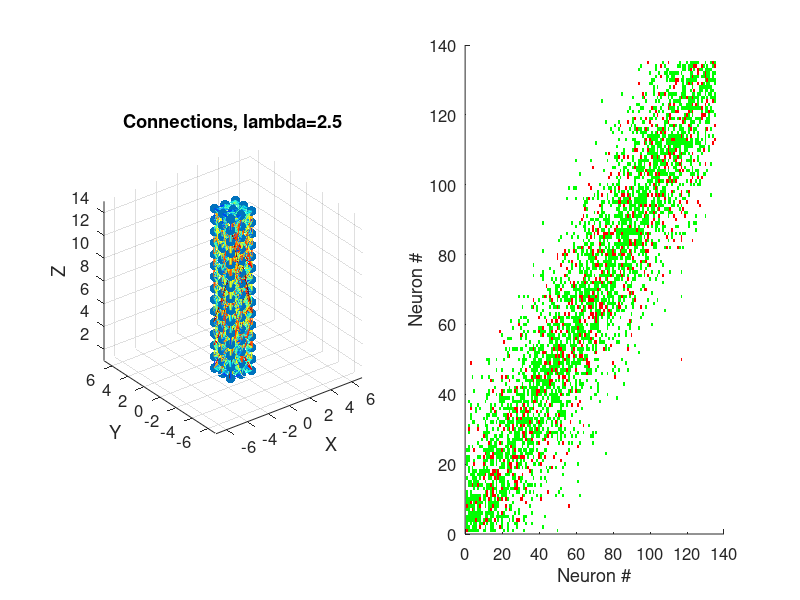

Here is the MATLAB script that generated this plot:
%Plot neural microcolumn
clear;

xv = -1:1;
yv = -1:1;
zv = 1:15;
[x,y,z] = meshgrid(xv,yv,zv);

x = x(:); y = y(:); z = z(:);

figure; subplot(1,2,1); scatter3(x,y,z,50, 'black','filled')
hold on;

lambda = 2.5;
dmax = 5;
map = colormap('jet');
connections = zeros(length(x), length(x));
for jj=1:length(x)
    for kk=1:length(x)
        d = sqrt((x(jj)-x(kk)).^2+(y(jj)-y(kk))^2+(z(jj)-z(kk))^2);
        if rand() < exp(-(d/lambda)^2)
            if rand() > 0.20
                connections(jj,kk) = 1;
            else
                connections(jj,kk) = -1;
            end
            if d>0
                didx = d/dmax;
                didx = min(didx,1);
                c = map(floor(didx*size(map,1)),:);  
                line([x(jj) x(kk)],[y(jj) y(kk)], [z(jj) z(kk)], 'Color',c, 'LineWidth', 2*didx);
            end
        end
    end
end
title(['Connections, lambda=' num2str(lambda)]);
axis equal;
xlabel('X'); ylabel('Y'); zlabel('Z'); set(gca, 'FontSize', 12);
set(gcf, 'pos', [0 0 600 800]);
subplot(1,2,2); hold on; imagesc(connections); colormap([1 0 0; 1 1 1; 0 1 0]);
xlabel('Neuron #'); ylabel('Neuron #'); set(gca, 'FontSize', 12);


